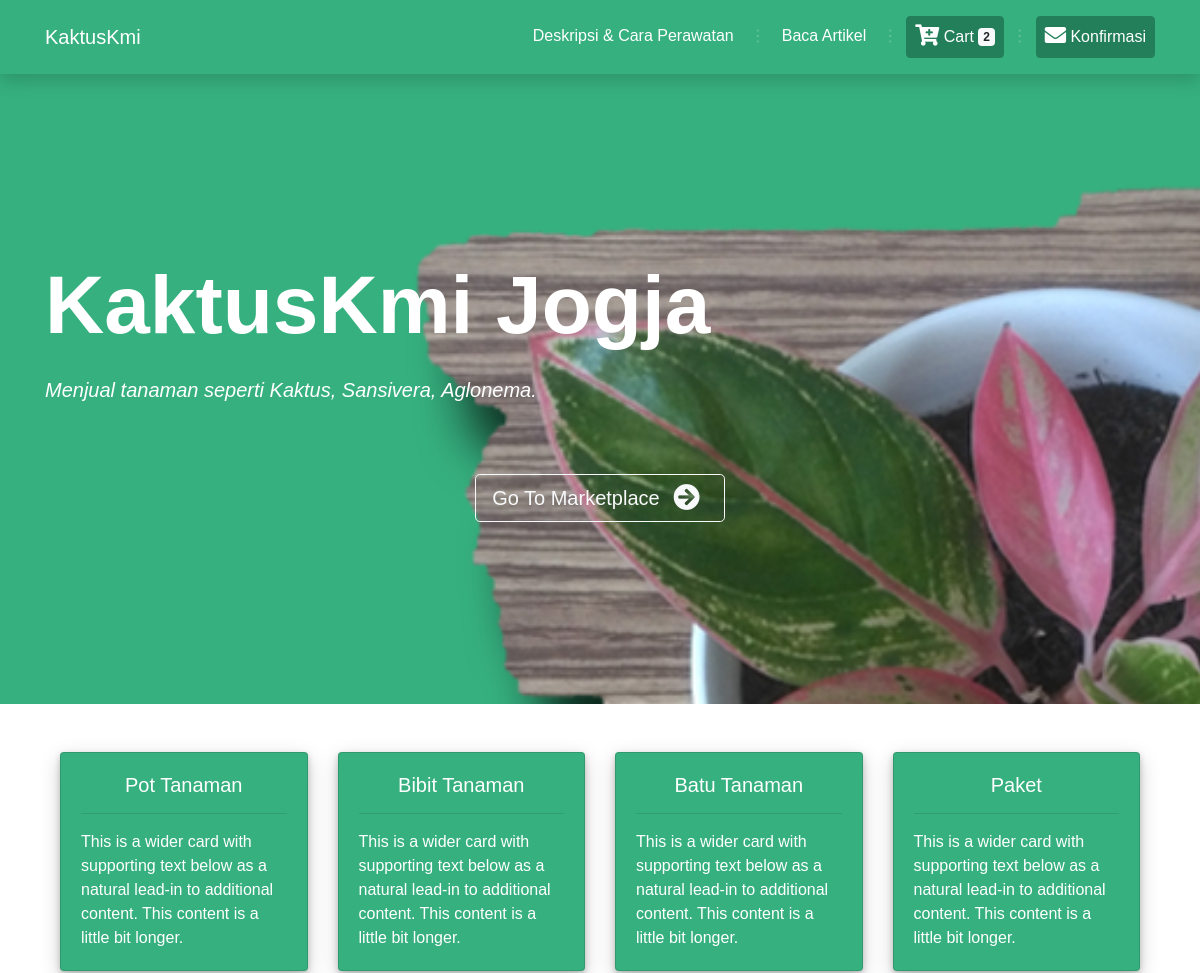
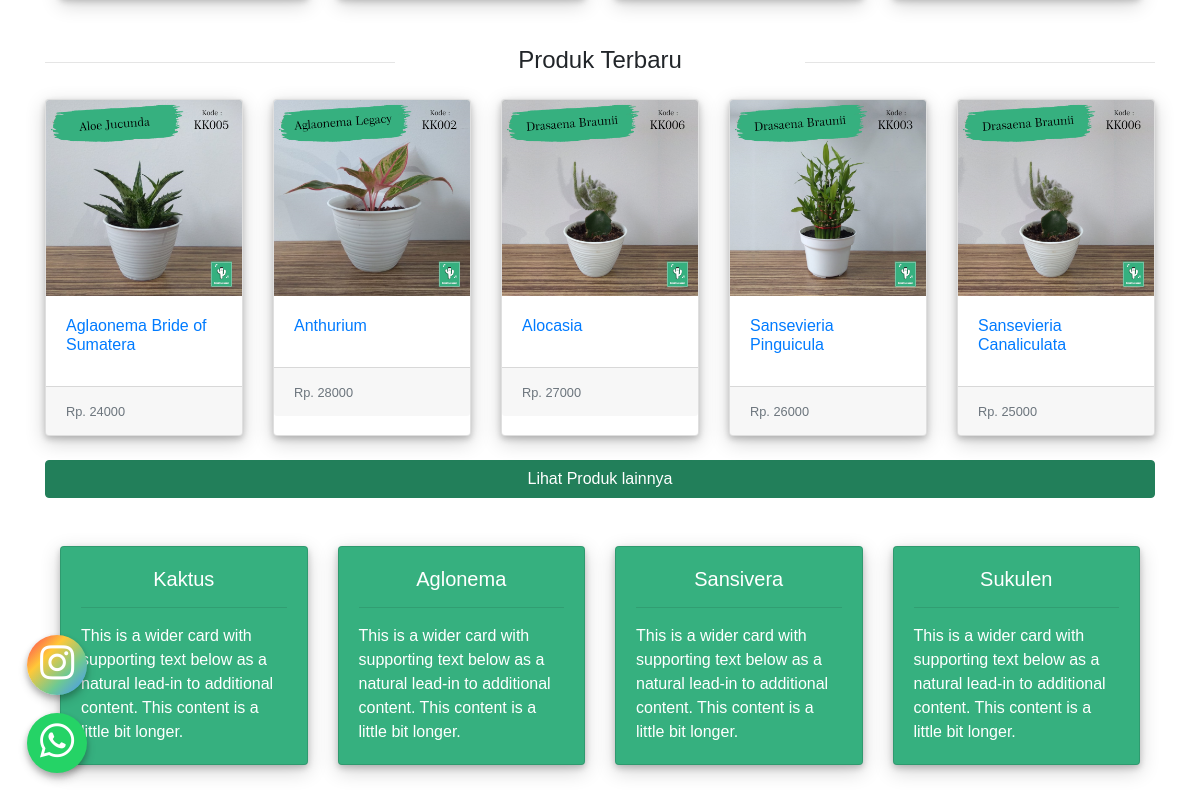
The page / on the database its author committed (2 pictures, top to bottom).
### tables this page shows
CREATE TABLE `produk` (
  `kode_produk` char(5) NOT NULL,
  `nama_produk` varchar(50) NOT NULL,
  `harga_produk` int(11) NOT NULL,
  `stok_produk` int(3) NOT NULL,
  `diameter` int(3) NOT NULL,
  `tinggi` int(3) NOT NULL,
  `gambar` varchar(20) NOT NULL,
  `jenis_produk` varchar(30) NOT NULL,
  `catatan` varchar(50) NOT NULL
);

### application/controllers/Home.php (called while the page is built, shortened)
<?php
    Class Home extends CI_Controller
    {
        public function __construct(){
            $this->load->model('Marketplace_model');
        }
        public function index()
        {
            $data['produk'] = $this->Marketplace_model->getDataProdukTerbaru();
            $data['judul'] = 'Selamat Datang di Kaktuskmi';
            $this->load->view('templates/header', $data);
            $this->load->view('home/index');
            $this->load->view('templates/footer');
        }
    }
?>

### index.php (called while the page is built, shortened)
<?php
require_once BASEPATH.'core/CodeIgniter.php';

### application/models/Marketplace_model.php (called while the page is built, shortened)
<?php
    class Marketplace_model extends CI_Model{
        public function getDataProdukTerbaru(){
            $this->db->select("*");
            $this->db->from("produk");
            $this->db->limit(5);
            $this->db->order_by('kode_produk', 'DESC');
            return $this->db->get()->result();
        }
    }
?>

### application/views/home/index.php (the view)
<header>
	<div id="home" class="">
		<div id="landing-text">
			<div class="container">
				<h1 id="txt-satu" class="text-left font-weight-bold">KaktusKmi Jogja</h1>
				<h5 class="text-left my-4 font-italic">Menjual tanaman seperti Kaktus, Sansivera, Aglonema.
				</h5>
				<a href="<?php echo base_url(); ?>marketplace/index" class="btn btn-lg btn-outline-light mt-5"> Go To
					Marketplace <i class="fas fa-arrow-circle-right fa-lg mx-2"></i></a>
			</div>
		</div>
	</div>
</header>
<section class="container">
	<div class="container my-5">
		<div class="card-deck">
			<div class="card bg-dark"><a href="<?php echo base_url(); ?>marketplace/pot_product"
					style="color:white; text-decoration: none;">
					<div class="card-body">
						<h5 class="card-title text-center">Pot Tanaman</h5>
						<hr>
						<p class="card-text">This is a wider card with supporting text below as a natural lead-in to
							additional
							content. This content is a little bit longer.</p>
					</div>
				</a>
			</div>
			<div class="card bg-dark"><a href="<?php echo base_url(); ?>marketplace/bibit_product"
					style="color:white; text-decoration: none;">
					<div class="card-body">
						<h5 class="card-title text-center">Bibit Tanaman</h5>
						<hr>
						<p class="card-text">This is a wider card with supporting text below as a natural lead-in to
							additional
							content. This content is a little bit longer.
						</p>
					</div>
				</a>
			</div>
			<div class="card bg-dark"><a href="<?php echo base_url(); ?>marketplace/batu_product"
					style="color:white; text-decoration: none;">
					<div class="card-body">
						<h5 class="card-title text-center">Batu Tanaman</h5>
						<hr>
						<p class="card-text">This is a wider card with supporting text below as a natural lead-in to
							additional
							content. This content is a little bit longer.</p>
					</div>
				</a>
			</div>
			<div class="card bg-dark"><a href="<?php echo base_url(); ?>marketplace/paket_product"
					style="color:white; text-decoration: none;">
					<div class="card-body">
						<h5 class="card-title text-center">Paket</h5>
						<hr>
						<p class="card-text">This is a wider card with supporting text below as a natural lead-in to
							additional
							content. This content is a little bit longer.</p>
					</div>
				</a>
			</div>
		</div>
	</div>
	<a href="https://www.instagram.com/fadh.leather/" class="float-ig" target="_blank">
		<i class="fab fa-instagram my-float"></i>
	</a>
	<a href="https://api.whatsapp.com/send?phone=6281804086665&text=Hola%21%20Quisiera%20m%C3%A1s%20informaci%C3%B3n%20sobre%20Varela%202."
		class="float" target="_blank">
		<i class="fab fa-whatsapp my-float"></i>
	</a>
</section>
<section class="container">
	<div class="row">
		<div class="col-4"><hr></div>
		<div class="col-4">
			<h4 class="text-center">Produk Terbaru</h4>
		</div>
		<div class="col-4"><hr></div>
	</div>
	<div class="card-deck my-3">
			<?php
				foreach($produk as $p){
					echo '
					<div class="card">
							<a href="'.base_url().'home/detail_tanaman/'.$p->kode_produk.'"><img
									src="'.base_url().'gambar/'.$p->gambar.'" class="card-img-top" alt="...">
								<div class="card-body">
									<h6 class="card-title">'.$p->nama_produk.'</h6>
								</div>
							</a>
							<div class="card-footer">
								<small class="text-muted">Rp. '.$p->harga_produk.'</small>
							</div>
						</div>
					';
				}
			?>
	</div>
	<div class="my-4">
		<a href="<?php echo base_url(); ?>marketplace/index" class="btn btn-block btn-success">Lihat Produk lainnya</a>
	</div>
</section>
<section class="container">
	<div class="container my-5">
		<div class="card-deck">
			<div class="card bg-dark"><a href="<?php echo base_url(); ?>marketplace/kaktus_product"
					style="color:white; text-decoration: none;">
					<div class="card-body">
						<h5 class="card-title text-center">Kaktus</h5>
						<hr>
						<p class="card-text">This is a wider card with supporting text below as a natural lead-in to
							additional
							content. This content is a little bit longer.</p>
					</div>
				</a>
			</div>
			<div class="card bg-dark"><a href="<?php echo base_url(); ?>marketplace/aglonema_product"
					style="color:white; text-decoration: none;">
					<div class="card-body">
						<h5 class="card-title text-center">Aglonema</h5>
						<hr>
						<p class="card-text">This is a wider card with supporting text below as a natural lead-in to
							additional
							content. This content is a little bit longer.
						</p>
					</div>
				</a>
			</div>
			<div class="card bg-dark"><a href="<?php echo base_url(); ?>marketplace/sansivera_product"
					style="color:white; text-decoration: none;">
					<div class="card-body">
						<h5 class="card-title text-center">Sansivera</h5>
						<hr>
						<p class="card-text">This is a wider card with supporting text below as a natural lead-in to
							additional
							content. This content is a little bit longer.</p>
					</div>
				</a>
			</div>
			<div class="card bg-dark"><a href="<?php echo base_url(); ?>marketplace/sukulen_product"
					style="color:white; text-decoration: none;">
					<div class="card-body">
						<h5 class="card-title text-center">Sukulen</h5>
						<hr>
						<p class="card-text">This is a wider card with supporting text below as a natural lead-in to
							additional
							content. This content is a little bit longer.</p>
					</div>
				</a>
			</div>
		</div>
	</div>
</section>

### assets/css/style.css (style rules this page uses)
#home { background: url(http://localhost/kmikaktusdua/gambar/Home5.png) no-repeat center center fixed; display: table; height: 650px; position: relative; width: 100%; background-size: cover; color: #fff; min-height: 590px; max-height: 630px; }
#landing-text { display: table-cell; text-align: center; vertical-align: middle; }
#txt-satu { font-size: 82px !important; }
.float { position: fixed; width: 60px; height: 60px; bottom: 40px; left: 27px; background-color: #25d366; color: #FFF; border-radius: 50px; text-align: center; font-size: 39px; box-shadow: 0 3px 6px 0 rgba(0, 0, 0, 0.2), 0 6px 10px 0 rgba(0, 0, 0, 0.19); z-index: 100; }
.float-ig { position: fixed; width: 60px; height: 60px; bottom: 118px; left: 27px; background-image: linear-gradient(to bottom right, #fb3958, #ffc838, #6dc993, #458eff); color: #FFF; border-radius: 50px; text-align: center; font-size: 39px; box-shadow: 0 3px 6px 0 rgba(0, 0, 0, 0.2), 0 6px 10px 0 rgba(0, 0, 0, 0.19); z-index: 100; }

### rows shown on the page
produk: gambar (picture), nama_produk "Aglaonema Bride of Sumatera", harga_produk "24000"
produk: gambar (picture), nama_produk "Anthurium", harga_produk "28000"
produk: gambar (picture), nama_produk "Alocasia", harga_produk "27000"
produk: gambar (picture), nama_produk "Sansevieria Pinguicula", harga_produk "26000"
produk: gambar (picture), nama_produk "Sansevieria Canaliculata", harga_produk "25000"
